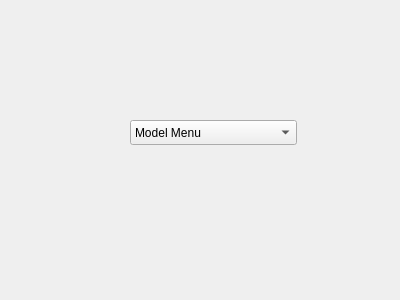
<?xml version="1.0" encoding="UTF-8"?>
<ui version="4.0">
 <class>ModelsDialog</class>
 <widget class="QDialog" name="ModelsDialog">
  <property name="geometry">
   <rect>
    <x>0</x>
    <y>0</y>
    <width>400</width>
    <height>300</height>
   </rect>
  </property>
  <property name="windowTitle">
   <string>Dialog</string>
  </property>
  <widget class="QComboBox" name="ModelMenuCmBox">
   <property name="geometry">
    <rect>
     <x>130</x>
     <y>120</y>
     <width>167</width>
     <height>25</height>
    </rect>
   </property>
   <property name="sizePolicy">
    <sizepolicy hsizetype="Fixed" vsizetype="Fixed">
     <horstretch>0</horstretch>
     <verstretch>0</verstretch>
    </sizepolicy>
   </property>
   <property name="minimumSize">
    <size>
     <width>167</width>
     <height>25</height>
    </size>
   </property>
   <property name="layoutDirection">
    <enum>Qt::LeftToRight</enum>
   </property>
   <property name="placeholderText">
    <string/>
   </property>
   <item>
    <property name="text">
     <string>Model Menu</string>
    </property>
   </item>
   <item>
    <property name="text">
     <string>Chang-Refsdal</string>
    </property>
   </item>
   <item>
    <property name="text">
     <string>SIS</string>
    </property>
   </item>
   <item>
    <property name="text">
     <string>NIS</string>
    </property>
   </item>
   <item>
    <property name="text">
     <string>Transparent Sphere</string>
    </property>
   </item>
   <item>
    <property name="text">
     <string>Elliptic Model</string>
    </property>
   </item>
   <item>
    <property name="text">
     <string>King Model</string>
    </property>
   </item>
   <item>
    <property name="text">
     <string>Truncated King</string>
    </property>
   </item>
   <item>
    <property name="text">
     <string>Hubble Model</string>
    </property>
   </item>
   <item>
    <property name="text">
     <string>De Vancouleur</string>
    </property>
   </item>
   <item>
    <property name="text">
     <string>Spiral Model</string>
    </property>
   </item>
   <item>
    <property name="text">
     <string>Multipole Model</string>
    </property>
   </item>
   <item>
    <property name="text">
     <string>Rotation Lens</string>
    </property>
   </item>
   <item>
    <property name="text">
     <string>Double Plane Model</string>
    </property>
   </item>
   <item>
    <property name="text">
     <string>Uniform Ring</string>
    </property>
   </item>
   <item>
    <property name="text">
     <string>Second Order</string>
    </property>
   </item>
   <item>
    <property name="text">
     <string>Elliptic SIS</string>
    </property>
   </item>
   <item>
    <property name="text">
     <string>Elliptic King</string>
    </property>
   </item>
   <item>
    <property name="text">
     <string>Elliptic Hubble</string>
    </property>
   </item>
   <item>
    <property name="text">
     <string>Elliptic NIS</string>
    </property>
   </item>
   <item>
    <property name="text">
     <string>Elliptic Plummer</string>
    </property>
   </item>
   <item>
    <property name="text">
     <string>Kassiola-Kovner</string>
    </property>
   </item>
   <item>
    <property name="text">
     <string>NFW</string>
    </property>
   </item>
   <item>
    <property name="text">
     <string>Barkana</string>
    </property>
   </item>
  </widget>
 </widget>
 <resources/>
 <connections/>
</ui>
